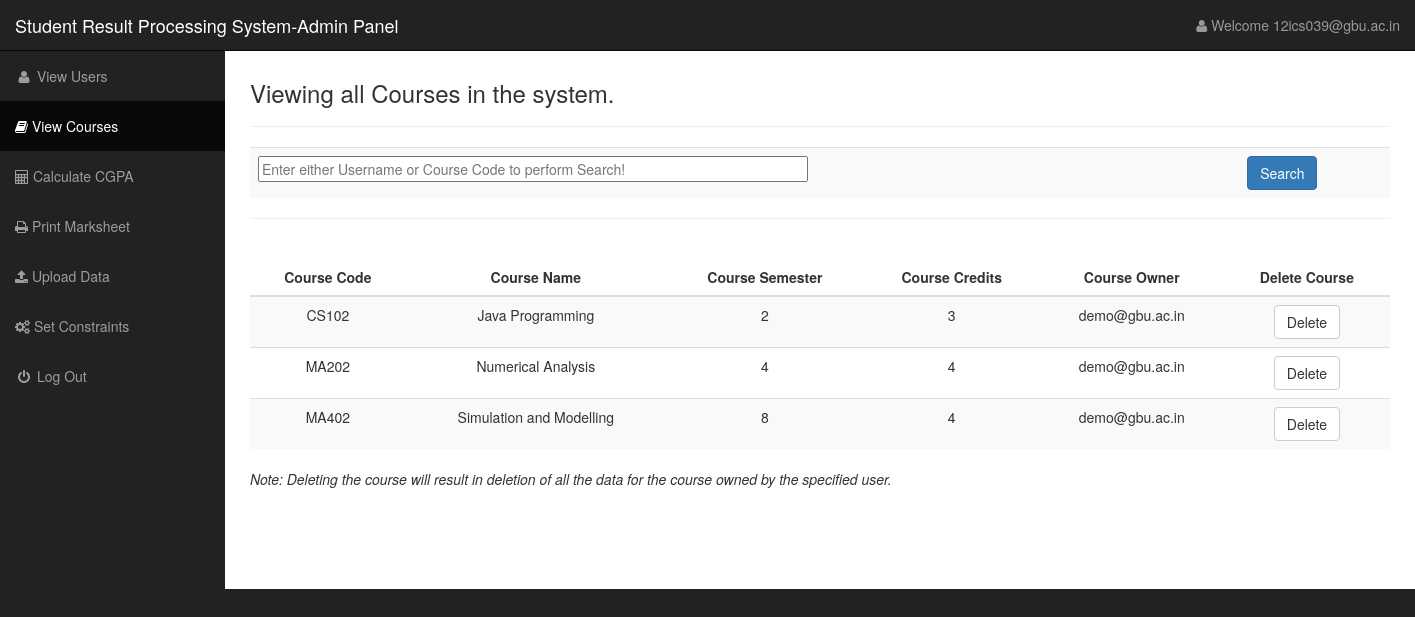
Screenshot of /admin/courseAdmin.php (signed in) with the database file from the repository.
### tables this page shows
CREATE TABLE IF NOT EXISTS `courses` (
  `course_code` varchar(10) NOT NULL,
  `course_name` varchar(100) NOT NULL,
  `semester` int(3) NOT NULL,
  `credits` int(3) NOT NULL,
  `username` varchar(50) NOT NULL,
  PRIMARY KEY (`course_code`,`username`)
);

### admin/courseAdmin.php (the view, shortened to what this page needs)
<?php
include ("../phpIncludes/connectMySQL.php");
?>
<!DOCTYPE html>
<html lang="en">
<head>
    <link href="http://localhost/studentMarks/sideBar/css/bootstrap.min.css" rel="stylesheet">
    <link href="http://localhost/studentMarks/sideBar/css/sb-admin.css" rel="stylesheet">
    <link href="http://localhost/studentMarks/sideBar/css/plugins/morris.css" rel="stylesheet">
    <link href="http://localhost/studentMarks/sideBar/font-awesome/css/font-awesome.min.css" rel="stylesheet" type="text/css">
</head>
<body>
    <div id="wrapper">
        <nav class="navbar navbar-inverse navbar-fixed-top" role="navigation">
            <div class="navbar-header">
                <a class="navbar-brand" href="http://localhost/studentMarks/admin/adminLanding.php">Student Result Processing System-Admin Panel</a>
            </div>
            <ul class="nav navbar-right top-nav">
                <li class="dropdown">
                    <a href="#" class="dropdown-toggle" data-toggle="dropdown"><i class="fa fa-user"></i> Welcome <?php echo $_SESSION['username'];?></a>
                </li>
            </ul>
            <div class="collapse navbar-collapse navbar-ex1-collapse">
                <ul class="nav navbar-nav side-nav">
                    <li >
                        <a href="http://localhost/studentMarks/admin/adminLanding.php" ><i class="fa fa-fw fa-user"></i>
 View Users</a>
                    </li>
                    <li class="active">
                        <a href="http://localhost/studentMarks/admin/courseAdmin.php"><i class="fa fa-book"></i> View Courses</a>
                    </li>
                    <li>
                        <a href="http://localhost/studentMarks/admin/calculateGPA.php"><i class="fa fa-calculator"></i> Calculate CGPA</a>
                    </li>
                    <li>
                            <a href="http://localhost/studentMarks/admin/printMarksheet.php"><i class="fa fa-print"></i> Print Marksheet</a>
                   </li>
                    <li>
                            <a href="http://localhost/studentMarks/admin/uploadData.php"><i class="fa fa-upload"></i> Upload Data</a>
                   </li>
                   <li>
                            <a href="http://localhost/studentMarks/admin/setConst.php"><i class="fa fa-cogs"></i> Set Constraints</a>
                   </li>
                    <li>
                            <a href="http://localhost/studentMarks/admin/logout.php"><i class="fa fa-fw fa-power-off"></i> Log Out</a></li>
                </ul>
            </div>
        </nav>
        <div id="page-wrapper">
			<div id="container-fluid">
            <div class="container">
            <div>
            <h3>Viewing all Courses in the system.</h3>
            <hr>
            <table class="table table-striped">
            <form action="" method="post">
            <tr>
            <td><input type="text" name="searchQuery" placeholder="Enter either Username or Course Code to perform Search!" size="70"></td>
            <td> <input type="submit" name="search" class="btn btn-primary" value="Search"></td>
            </form>
            </table>
            </div>
            <hr>
            <br>
		<table class="table  table-striped">
        <thead>
            <tr>
              <th><center>Course Code</center></th>
              <th><center>Course Name</center></th>
              <th><center>Course Semester</center></th>
              <th><center>Course Credits</center> </th>
              <th><center>Course Owner</center> </th>
              <th><center> Delete Course</center></th>
           </tr>
        </thead>
        <tbody>
        <?php
        if(!isset($_POST['search'])){
        $sqlDetail = "SELECT  * FROM courses";
             global $link;
                $result1 = $link -> query($sqlDetail);
              if (mysqli_num_rows($result1) > 0) {
               while($row2 = mysqli_fetch_array($result1)) {
                $courseCode= $row2['course_code'];
                $courseName =$row2['course_name'];
                $courseSemester = $row2['semester'];
                $courseCredits = $row2['credits'];
                $courseUser = $row2['username'];
               echo "<tr>";
         echo "<td>"."<center>".$courseCode."</center>"."</td>";
         echo "<td>"."<center>".$courseName."</center>"."</td>";
         echo "<td>"."<center>".$courseSemester."</center>"."</td>";
         echo "<td>"."<center>".$courseCredits."</center>"."</td>";
         echo "<td>"."<center>".$courseUser."</center>"."</td>";
         echo "<td><center>".'<a href="http://localhost/studentMarks/phpIncludes/deleteCourse.php?courseCode='.$courseCode.'&username='.$courseUser.'">'.'<button class="btn btn-default">Delete</button>'.'</a></center></td>';
         echo "</tr>";
    }
}else {
    echo "<tr>";
    echo "<td>"."<center>"."No rows found!"."</center>"."</td>";
    echo "</tr>";
}}
?>
        </tbody>
    </table>
       	<p><i>Note: Deleting the course will result in deletion of all the data for the course owned by the specified user.</i></p>
           <br>
           <br>
           <br>
           <br>
         </div>
        </div>
    </div>
</body>
</html>

### sideBar/css/sb-admin.css (style rules this page uses)
body { margin-top: 100px; background-color: #222; }
@media (min-width:768px) { body { margin-top: 50px; } }
#wrapper { padding-left: 0; }
#page-wrapper { width: 100%; padding: 0; background-color: #fff; }
@media (min-width:768px) { #wrapper { padding-left: 225px; } }
@media (min-width:768px) { #page-wrapper { padding: 10px; } }
.top-nav { padding: 0 15px; }
.top-nav>li { display: inline-block; float: left; }
.top-nav>li>a { padding-top: 15px; padding-bottom: 15px; line-height: 20px; color: #999; }
@media (min-width:768px) { .side-nav { position: fixed; top: 51px; left: 225px; width: 225px; margin-left: -225px; border: none; border-radius: 0; overflow-y: auto; background-color: #222; bottom: 0; overflow-x: hidden; padding-bottom: 40px; } }
@media (min-width:768px) { .side-nav>li>a { width: 225px; } }

### rows the page displays
courses: course_code "CS102", course_name "Java Programming", semester "2", credits "3", username "demo@gbu.ac.in"
courses: course_code "MA202", course_name "Numerical Analysis", semester "4", credits "4", username "demo@gbu.ac.in"
courses: course_code "MA402", course_name "Simulation and Modelling", semester "8", credits "4", username "demo@gbu.ac.in"

### other values shown
$_SESSION['username'] "12ics039@gbu.ac.in"
